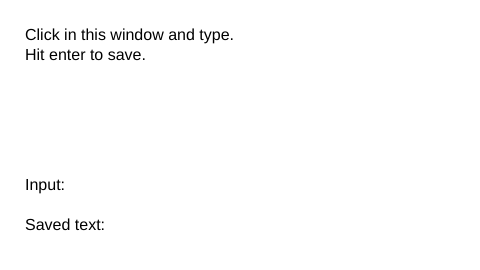
Frame 1 (no input)
Frame 60 (no input): identical to frame 1, image omitted
Frame 120 (the mouse pressed at the canvas centre since frame 60): identical to frame 1, image omitted

The p5.js sketch that drew this single still picture (run headless with seeded random() and noise() and a simulated clock; from frame 60 on, the mouse is pressed at the canvas centre):

// p5.js sketch
// ── sketch.js
// Learning Processing
// Daniel Shiffman
// http://www.learningprocessing.com

// Example 18-1: User input

// Variable to store text currently being typed
var typing = "";

// Variable to store saved text when return is hit
var saved = "";

function setup() {
  createCanvas(480, 270);
  textFont("Arial", 16);
}

function draw() {
  background(255);

  var indent = 25;
  
  // Set the font and fill for text
  fill(0);
  
  // Display everything
  text("Click in this window and type. \nHit enter to save. ", indent, 40);
  text("Input: " + typing, indent, 190);
  text("Saved text: " + saved, indent, 230);
}

function keyPressed() {
  // If the return key is pressed, save the String and clear it
  if (keyCode == 13) {
    saved = typing;
    // A String can be cleared by setting it equal to ""
    typing = ""; 
  } else {
    // Otherwise, concatenate the String
    // Each character typed by the user is added to the end of the String variable.
    typing = typing + key; 
  }
}
